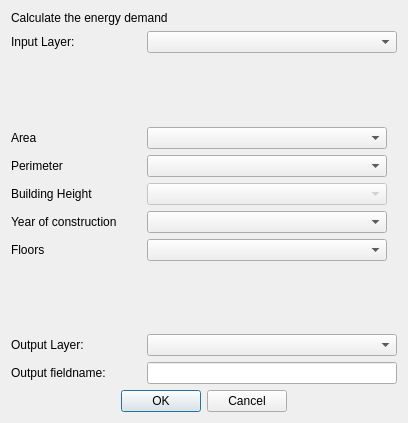
<?xml version="1.0" encoding="UTF-8"?>
<ui version="4.0">
 <class>EstimatedEnergyDemand_dialog</class>
 <widget class="QDialog" name="EstimatedEnergyDemand_dialog">
  <property name="geometry">
   <rect>
    <x>0</x>
    <y>0</y>
    <width>408</width>
    <height>423</height>
   </rect>
  </property>
  <property name="windowTitle">
   <string>Dialog</string>
  </property>
  <layout class="QVBoxLayout" name="verticalLayout">
   <item>
    <widget class="QLabel" name="label">
     <property name="maximumSize">
      <size>
       <width>376</width>
       <height>20</height>
      </size>
     </property>
     <property name="text">
      <string>Calculate the energy demand</string>
     </property>
    </widget>
   </item>
   <item>
    <layout class="QFormLayout" name="formLayout_2">
     <property name="formAlignment">
      <set>Qt::AlignLeading|Qt::AlignLeft|Qt::AlignTop</set>
     </property>
     <item row="0" column="0">
      <widget class="QLabel" name="label_7">
       <property name="minimumSize">
        <size>
         <width>130</width>
         <height>0</height>
        </size>
       </property>
       <property name="text">
        <string>Input Layer: </string>
       </property>
      </widget>
     </item>
     <item row="0" column="1">
      <widget class="QComboBox" name="input_layer">
       <property name="minimumSize">
        <size>
         <width>240</width>
         <height>0</height>
        </size>
       </property>
      </widget>
     </item>
    </layout>
   </item>
   <item>
    <spacer name="verticalSpacer">
     <property name="orientation">
      <enum>Qt::Vertical</enum>
     </property>
     <property name="sizeHint" stdset="0">
      <size>
       <width>20</width>
       <height>40</height>
      </size>
     </property>
    </spacer>
   </item>
   <item>
    <layout class="QFormLayout" name="formLayout">
     <property name="sizeConstraint">
      <enum>QLayout::SetMaximumSize</enum>
     </property>
     <property name="fieldGrowthPolicy">
      <enum>QFormLayout::FieldsStayAtSizeHint</enum>
     </property>
     <property name="labelAlignment">
      <set>Qt::AlignJustify|Qt::AlignTop</set>
     </property>
     <property name="formAlignment">
      <set>Qt::AlignJustify|Qt::AlignTop</set>
     </property>
     <property name="horizontalSpacing">
      <number>-1</number>
     </property>
     <property name="verticalSpacing">
      <number>-1</number>
     </property>
     <item row="0" column="0">
      <widget class="QLabel" name="label_2">
       <property name="minimumSize">
        <size>
         <width>120</width>
         <height>0</height>
        </size>
       </property>
       <property name="text">
        <string>Area</string>
       </property>
      </widget>
     </item>
     <item row="0" column="1">
      <widget class="QComboBox" name="area">
       <property name="minimumSize">
        <size>
         <width>240</width>
         <height>0</height>
        </size>
       </property>
      </widget>
     </item>
     <item row="1" column="0">
      <widget class="QLabel" name="label_3">
       <property name="minimumSize">
        <size>
         <width>120</width>
         <height>0</height>
        </size>
       </property>
       <property name="text">
        <string>Perimeter</string>
       </property>
      </widget>
     </item>
     <item row="1" column="1">
      <widget class="QComboBox" name="perimeter">
       <property name="minimumSize">
        <size>
         <width>240</width>
         <height>0</height>
        </size>
       </property>
      </widget>
     </item>
     <item row="2" column="0">
      <widget class="QLabel" name="label_4">
       <property name="minimumSize">
        <size>
         <width>120</width>
         <height>0</height>
        </size>
       </property>
       <property name="text">
        <string>Building Height</string>
       </property>
      </widget>
     </item>
     <item row="2" column="1">
      <widget class="QComboBox" name="height">
       <property name="enabled">
        <bool>false</bool>
       </property>
       <property name="minimumSize">
        <size>
         <width>240</width>
         <height>0</height>
        </size>
       </property>
      </widget>
     </item>
     <item row="3" column="0">
      <widget class="QLabel" name="label_5">
       <property name="minimumSize">
        <size>
         <width>130</width>
         <height>0</height>
        </size>
       </property>
       <property name="text">
        <string>Year of construction</string>
       </property>
      </widget>
     </item>
     <item row="3" column="1">
      <widget class="QComboBox" name="yoc">
       <property name="enabled">
        <bool>true</bool>
       </property>
       <property name="minimumSize">
        <size>
         <width>240</width>
         <height>0</height>
        </size>
       </property>
      </widget>
     </item>
     <item row="4" column="0">
      <widget class="QLabel" name="label_6">
       <property name="minimumSize">
        <size>
         <width>120</width>
         <height>0</height>
        </size>
       </property>
       <property name="text">
        <string>Floors</string>
       </property>
      </widget>
     </item>
     <item row="4" column="1">
      <widget class="QComboBox" name="floors">
       <property name="minimumSize">
        <size>
         <width>240</width>
         <height>0</height>
        </size>
       </property>
      </widget>
     </item>
    </layout>
   </item>
   <item>
    <spacer name="verticalSpacer_2">
     <property name="orientation">
      <enum>Qt::Vertical</enum>
     </property>
     <property name="sizeHint" stdset="0">
      <size>
       <width>20</width>
       <height>40</height>
      </size>
     </property>
    </spacer>
   </item>
   <item>
    <layout class="QFormLayout" name="formLayout_3">
     <property name="formAlignment">
      <set>Qt::AlignLeading|Qt::AlignLeft|Qt::AlignTop</set>
     </property>
     <item row="1" column="0">
      <widget class="QLabel" name="label_8">
       <property name="minimumSize">
        <size>
         <width>130</width>
         <height>0</height>
        </size>
       </property>
       <property name="text">
        <string>Output Layer:</string>
       </property>
      </widget>
     </item>
     <item row="1" column="1">
      <widget class="QComboBox" name="output_layer">
       <property name="minimumSize">
        <size>
         <width>240</width>
         <height>0</height>
        </size>
       </property>
      </widget>
     </item>
     <item row="2" column="0">
      <widget class="QLabel" name="label_9">
       <property name="minimumSize">
        <size>
         <width>130</width>
         <height>0</height>
        </size>
       </property>
       <property name="text">
        <string>Output fieldname:</string>
       </property>
      </widget>
     </item>
     <item row="2" column="1">
      <widget class="QLineEdit" name="field_name">
       <property name="minimumSize">
        <size>
         <width>230</width>
         <height>0</height>
        </size>
       </property>
      </widget>
     </item>
    </layout>
   </item>
   <item>
    <widget class="QDialogButtonBox" name="dialogButtonBox">
     <property name="orientation">
      <enum>Qt::Horizontal</enum>
     </property>
     <property name="standardButtons">
      <set>QDialogButtonBox::Cancel|QDialogButtonBox::Ok</set>
     </property>
     <property name="centerButtons">
      <bool>true</bool>
     </property>
    </widget>
   </item>
  </layout>
 </widget>
 <resources/>
 <connections>
  <connection>
   <sender>dialogButtonBox</sender>
   <signal>accepted()</signal>
   <receiver>EstimatedEnergyDemand_dialog</receiver>
   <slot>accept()</slot>
   <hints>
    <hint type="sourcelabel">
     <x>248</x>
     <y>254</y>
    </hint>
    <hint type="destinationlabel">
     <x>157</x>
     <y>274</y>
    </hint>
   </hints>
  </connection>
  <connection>
   <sender>dialogButtonBox</sender>
   <signal>rejected()</signal>
   <receiver>EstimatedEnergyDemand_dialog</receiver>
   <slot>reject()</slot>
   <hints>
    <hint type="sourcelabel">
     <x>316</x>
     <y>260</y>
    </hint>
    <hint type="destinationlabel">
     <x>286</x>
     <y>274</y>
    </hint>
   </hints>
  </connection>
 </connections>
</ui>
